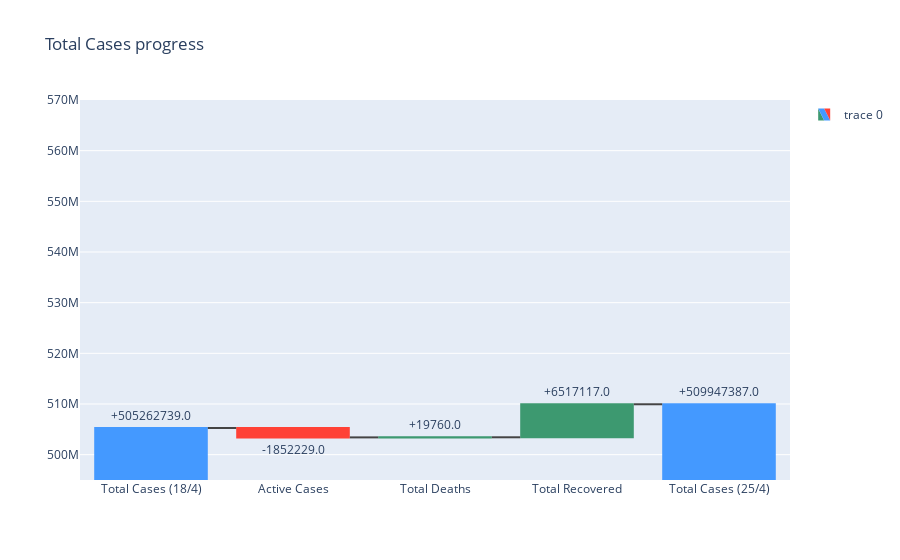

Here is the notebook cell this chart was saved with:
### Code cell
text = df['amount'].apply(lambda x: str(x) if x < 0 else '+' + str(x))

fig = go.Figure(go.Waterfall(
    x = df.index,
    text=text, textposition = "outside",
    y = df['amount'][:-1].to_list() + [None],
    measure = [ "absolute","relative", "relative","relative", "total" ]   
))
fig.update_layout(
    yaxis_range=[4.95 * 1e8, 5.7 * 1e8],
    title='Total Cases progress', showlegend = True)

### Figure 1 — Plotly figure (JSON) as saved in the notebook; plotly's stock layout.template omitted (floating-point values rounded to 4 significant figures)
{"data": [{"measure": ["absolute", "relative", "relative", "relative", "total"], "text": ["+505262739.0", "-1852229.0", "+19760.0", "+6517117.0", "+509947387.0"], "textposition": "outside", "type": "waterfall", "x": ["Total Cases (18/4)", "Active Cases", "Total Deaths", "Total Recovered", "Total Cases (25/4)"], "y": [505262739, -1852229, 19760, 6517117, null]}], "layout": {"showlegend": true, "title": {"text": "Total Cases progress"}, "yaxis": {"range": [495000000, 570000000]}}}
